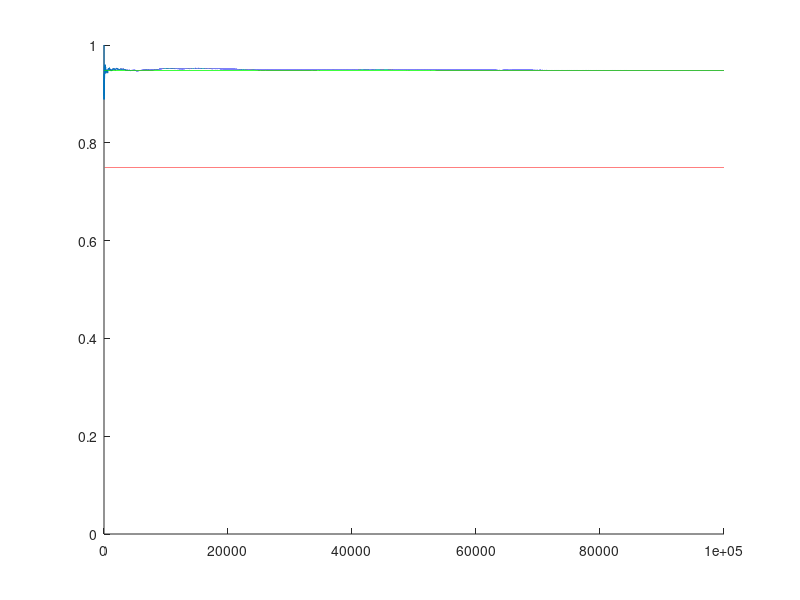

Reproduce this figure in MATLAB.
n = 10^5;
lambda = 64;
xi = poissrnd(lambda,[1 n]);
freq = cumsum(xi>48 & xi<80);
prob = freq./(1:n);
axis([0 n 0 1])
hold on
plot(1:n,prob)
plot(1:n,3/4.*ones(1,n),'r')
sum = 0;
for i = 49:79
    sum = sum + (64^i/factorial(i))*exp(-64);
end
plot(1:n,sum.*ones(1,n),'g')